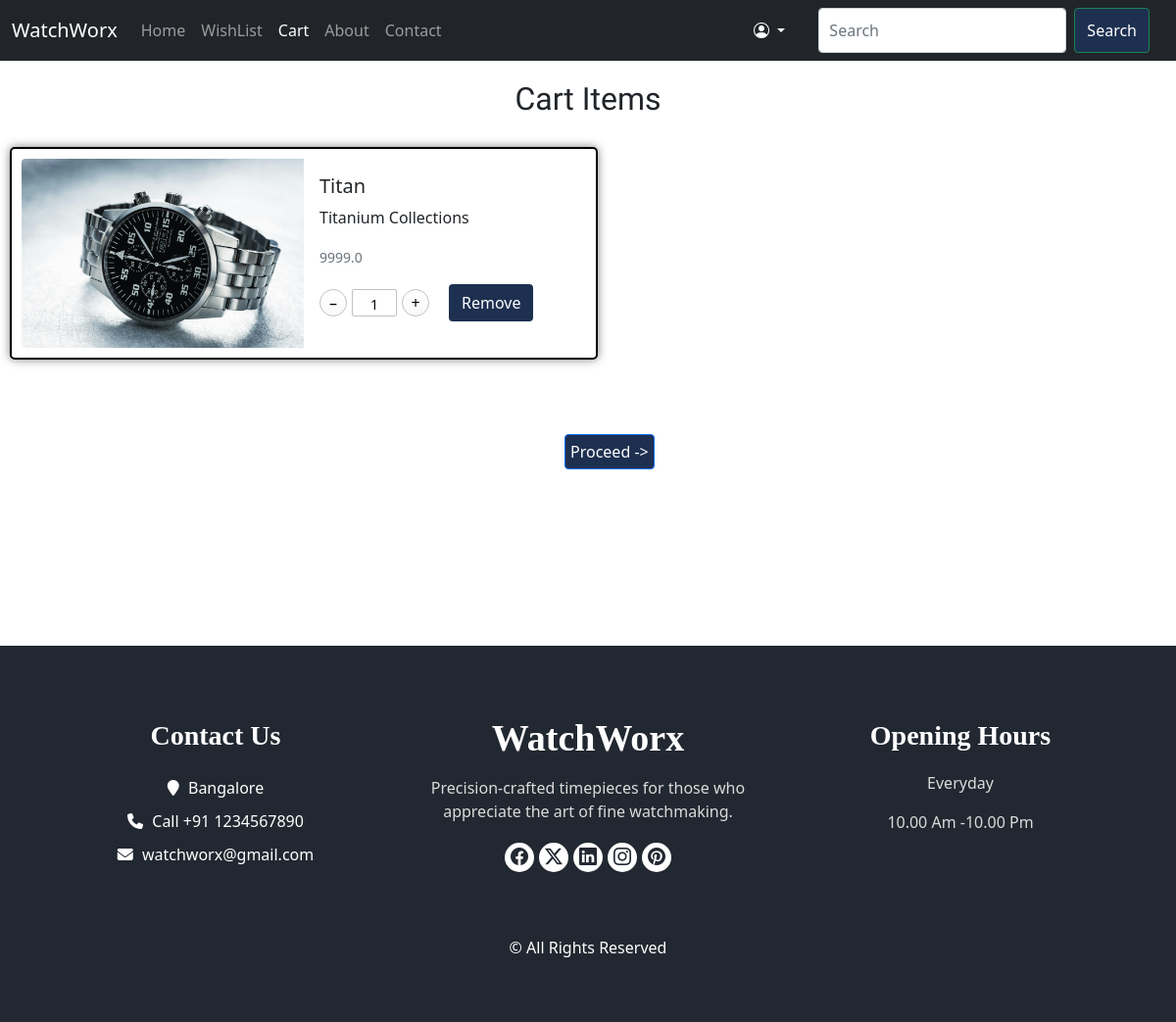
The app's page /cart/ (signed in), older data.
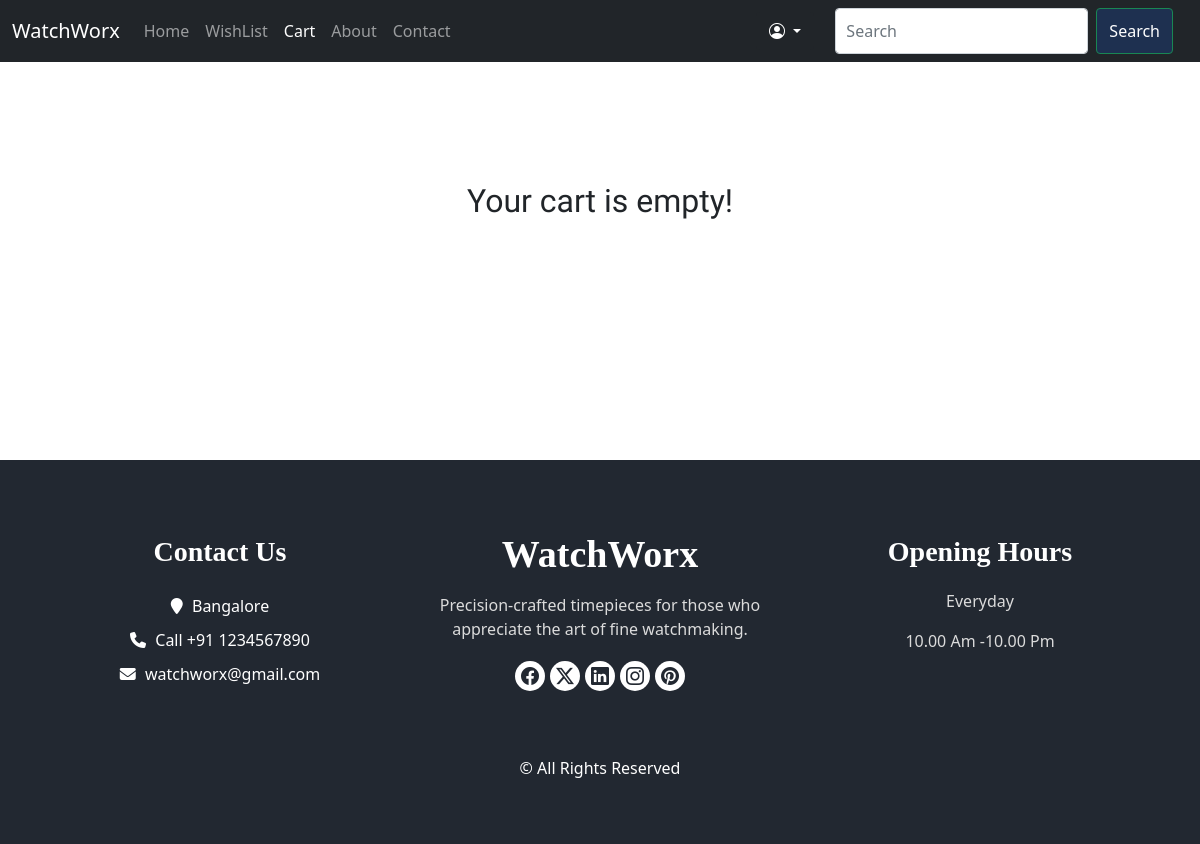
The same page, newer data.
### Homepage/models.py (models this page shows)
class cartItems(models.Model):
    user=models.ForeignKey(Cart, on_delete=models.CASCADE, null=True , blank=True)
    product=models.ForeignKey(watchupload, on_delete=models.CASCADE)
    cart_count=models.IntegerField(default=1)

class watchupload(models.Model):
    name=models.CharField(max_length=100)
    description = models.TextField()
    price= models.FloatField()
    count=models.IntegerField(default=1)
    image = models.ImageField(upload_to='watch_images/')
    created=models.DateTimeField(auto_now_add=True),
    updated=models.DateTimeField(auto_now=True)

### Homepage/views.py (the view)
# urls.py: path('cart/',views.show_cart,name='show_cart'),
@login_required(login_url='login')
def show_cart(request):
    user_cart, created = Cart.objects.get_or_create(user=request.user)
    cart_objects = user_cart.cartitems_set.all()
    return render(request, 'cart.html', {'product': cart_objects})

### templates/cart.html (shortened to what this page needs)
{% extends 'main.html' %}
{%block statusc %}active{%endblock%}
{%block body_block %}
{% if product|length == 0 %}
<h5 class="wheading" style="margin-bottom: 20%; margin-top: 10%;">Your cart is empty!</h5>
{%else%}
<h5 class="wheading">Cart Items</h5>
{% for item in product %}
<div class="card mb-3 " style="max-width: 600px;">
    <div class=" row g-0">
      <div class="col-md-6" >
        <img src="{{item.product.image.url}}" class="img-fluid rounded-start" alt="...">
      </div>
      <div class="col-md-6">
        <div class="card-body">
          <h5 class="card-title">{{item.product.name}}</h5>
          <p class="card-text">{{item.product.description}}</p>
          <p class="card-text"><small class="text-muted">{{item.product.price}}</small></p>
          <div class="p2uyH2">
            <button class="LcLcvv decrement" > – </button>
              <div class="atHedL OWA00X">
                <input type="text" class="p6sArZ inputbtn" value="{{item.cart_count}}" >
              </div>
            <button class="LcLcvv increment" > + </button>
            <a href="{% url 'removecart' id=item.product.id %}" class="btn cartr">Remove</a>
          </div>
        </div>
      </div>
    </div>
</div>
  {% endfor %}
  <a type="button" class="btn btn-outline-primary" style="margin-left: 48%; padding: 5px;margin-top: 5%; margin-bottom: 15%;" href="{% url 'cart_summary' %}">Proceed -></a>
  {% endif %}
{%endblock %}

### templates/main.html (shortened to what this page needs)
<!DOCTYPE html>
<html lang="en">
<head>
  <link href="https://cdn.jsdelivr.net/npm/bootstrap@5.0.2/dist/css/bootstrap.min.css" rel="stylesheet"
>
  <link rel="stylesheet" href="https://cdnjs.cloudflare.com/ajax/libs/font-awesome/6.5.2/css/all.min.css"
 />
    <link rel="stylesheet" href="https://cdn.jsdelivr.net/npm/bootstrap-icons@1.11.3/font/bootstrap-icons.min.css">
</head>
<body>
  <nav class="navbar navbar-expand-lg navbar-dark bg-dark">
    <div class="container-fluid">
      <a class="navbar-brand" href="{% url 'home' %}">WatchWorx</a>
      <div class="collapse navbar-collapse" id="navbarSupportedContent">
        <ul class="navbar-nav me-auto mb-2 mb-lg-0">
          <li class="nav-item">
            <a class="nav-link {%block statush %}{%endblock%}" aria-current="page" href="{% url 'home' %}">Home</a>
          </li>
          <li class="nav-item">
            <a class="nav-link {%block statusw %}{%endblock%}" aria-current="page" href="{% url 'show_wishlist' %}">WishList</a>
          </li>
          <li class="nav-item">
            <a class="nav-link {%block statusc %}{%endblock%}"aria-current="page"   href="{% url 'show_cart' %}">Cart</a>
          </li>
          <li class="nav-item">
            <a class="nav-link {%block statusa %}{%endblock%}" aria-current="page" href="{% url 'about' %}">About</a>
          </li>
          <li class="nav-item">
            <a class="nav-link {%block statuscc %}{%endblock%}" aria-current="page" href="{% url 'contact' %}">Contact</a>
          </li>
        </ul>
                <div class="btn-group dropdown" style="margin-right: 2%;">
          <button class="btn dropdown-toggle homebtn bg-dark" type="button" data-bs-toggle="dropdown" aria-expanded="false">
            <i class="bi bi-person-circle"></i>
          </button>
        </div>
        <form class="d-flex" style="margin-right: 15px;"  method="get" action="{% url 'search' %}">
          <input class="form-control me-2" type="search" placeholder="Search" aria-label="Search" name="q">
          <button class="btn btn-outline-success" type="submit">Search</button>
        </form>
      </div>
    </div>
  </nav>
  {%block body_block %}
  {%endblock %}
  <footer class="footer_section">
    <div class="container">
      <div class="row">
        <div class="col-md-4 footer-col">
          <div class="footer_contact">
            <h4>
              Contact Us
            </h4>
            <div class="contact_link_box">
              <a href="" style="text-decoration: none;">
                <i class="fa fa-map-marker" aria-hidden="true"></i>
                <span>
                  Bangalore
                </span>
              </a>
              <a href="" style="text-decoration: none;">
                <i class="fa fa-phone" aria-hidden="true"></i>
                <span>
                  Call +91 1234567890
                </span>
              </a>
              <a href="" style="text-decoration: none;">
                <i class="fa fa-envelope" aria-hidden="true"></i>
                <span>
                  watchworx@gmail.com
                </span>
              </a>
            </div>
          </div>
        </div>
        <div class="col-md-4 footer-col">
          <div class="footer_detail">
            <a href="" class="footer-logo" style="text-decoration: none;">
              WatchWorx
            </a>
            <p>
              Precision-crafted timepieces for those who appreciate the art of fine watchmaking.
            </p>
            <div class="footer_social">
              <a href="#">
                <i class="bi bi-facebook"></i>
              </a>
              <a href="#">
                <i class="bi bi-twitter-x"></i>
              </a>
              <a href="#">
                <i class="bi bi-linkedin"></i>
              </a>
              <a href="#">
                <i class="bi bi-instagram"></i>
              </a>
              <a href="#">
                <i class="bi bi-pinterest" ></i>
              </a>
            </div>
          </div>
        </div>
        <div class="col-md-4 footer-col">
          <h4>
            Opening Hours
          </h4>
          <p>
            Everyday
          </p>
          <p>
            10.00 Am -10.00 Pm
          </p>
        </div>
      </div>
      <div class="footer-info">
        <p>
          &copy;  All Rights Reserved
          <a href="https://html.design/"></a><br><br>
        </p>
      </div>
    </div>
  </footer>
</html>

### templates/main.html (style rules this page uses)
@media (min-width: 1024px) and (max-width: 1439px) { .navbar { width: device-width; } }
body { scroll-behavior: smooth; }
.form-control { position: relative; height: auto; font-size: 16px; padding: 10px; }
.btn { background-color: rgb(30, 48, 80); color: #fff; }
.footer_section { background-color: #222831; color: #ffffff; padding: 75px 0 40px 0; text-align: center; }
.footer_section h4 { font-size: 28px; }
.footer_section h4, .footer_section .footer-logo { font-weight: 600; margin-bottom: 20px; font-family: 'Dancing Script', cursive; }
.footer_section p { color: #dbdbdb; }
.footer_section .footer-col { margin-bottom: 30px; }
.footer_section .footer_contact .contact_link_box { display: -webkit-box; display: -ms-flexbox; display: flex; -webkit-box-orient: vertical; -webkit-box-direction: normal; -ms-flex-direction: column; flex-direction: column; }
.footer_section .footer_contact .contact_link_box a { margin: 5px 0; color: #ffffff; }
.footer_section .footer_contact .contact_link_box a i { margin-right: 5px; }
.footer_section .footer-logo { display: block; font-weight: bold; font-size: 38px; line-height: 1; color: #ffffff; }
.footer_section .footer_social { display: -webkit-box; display: -ms-flexbox; display: flex; -webkit-box-pack: center; -ms-flex-pack: center; justify-content: center; margin-top: 20px; margin-bottom: 10px; }
.footer_section .footer_social a { display: -webkit-box; display: -ms-flexbox; display: flex; -webkit-box-pack: center; -ms-flex-pack: center; justify-content: center; -webkit-box-align: center; -ms-flex-align: center; align-items: center; color: #222831; width: 30px; height: 30px; border-radius: 100%; background-color: #ffffff; border-radius: 100%; margin: 0 2.5px; font-size: 18px; }
.footer_section .footer-info { text-align: center; margin-top: 25px; }
.footer_section .footer-info p { color: #ffffff; margin: 0; }
.wheading { font-family: "Moderustic", sans-serif; font-weight: 400; text-align: center; font-size: xx-large; margin: 20px; }

Row changes from the older to the newer data that the page shows:
removed cartItems: product.image (picture), product.name "Titan", product.description "Titanium Collections", product.price "9999.0", cart_count "1"
Text that changed along with them:
text no longer shown: "Cart Items Proceed ->"
text now shown: "Your cart is empty!"
